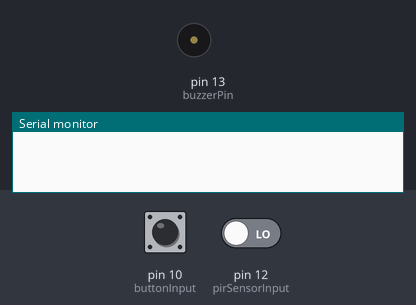
The sketch below on a simulated Arduino Uno, built with avr-gcc and run on an emulated ATmega328P. Parts: buzzer (waves = sounding, pin HIGH), the last lines printed to the serial monitor. The test bench sets the inputs (shaded band); at power-on: pin 12 (pirSensorInput) LOW, pin 10 (buttonInput) LOW.

Above: at 1.2 s.
1.3 s: pin 12 (pirSensorInput) driven HIGH
At 2.4 s:
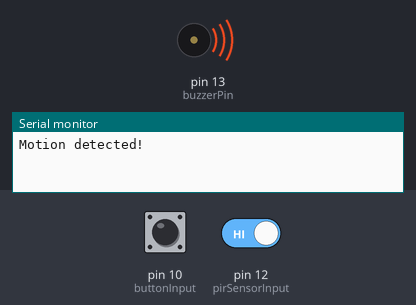
10.6 s: pin 12 (pirSensorInput) driven LOW
At 11.8 s:
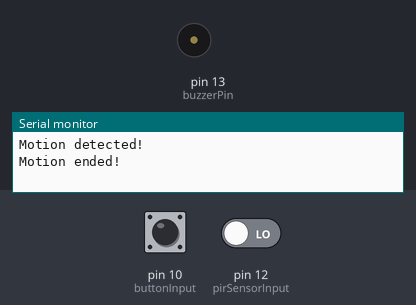
Timing chart, 0 to 13.6 s (numbered marks = the images above; inputs shaded):
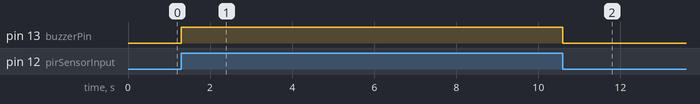

The sketch:

Spy_Scarf.ino
```cpp
const int buzzerPin = 13;
const int pirSensorInput = 12;
const int laserSensor = 11;
const int buttonInput = 10;


void setup() {
  // put your setup code here, to run once:
  pinMode(laserSensor, OUTPUT);
  pinMode(buzzerPin, OUTPUT);
  pinMode(buttonInput, INPUT);
  pinMode(pirSensorInput, INPUT);

  Serial.begin(9600);
}


int pirVal = 0;
int pirState = LOW;
int buttonState = LOW;
boolean laserState = false;

void loop() {
  pirVal = digitalRead(pirSensorInput);
  buttonState = digitalRead(buttonInput);
  if (pirVal == HIGH) {            // check if the input is HIGH
    digitalWrite(buzzerPin, HIGH);
    if (pirState == LOW) {
      Serial.println("Motion detected!");
      pirState = HIGH;
    }
  } else {
    digitalWrite(buzzerPin, LOW); // turn LED OFF
    if (pirState == HIGH){
      Serial.println("Motion ended!");
      pirState = LOW;
    }
  }

  if(buttonState == HIGH){
    Serial.println("Button pressed");
   laserState = !laserState;
   Serial.println(laserState);
   delay(400);
  }

  if(laserState){
    digitalWrite(laserSensor, HIGH);
    Serial.println("Laser is on!");
  }else{
    digitalWrite(laserSensor, LOW);
  }

}
```

Measured:
- after the input at 1.3 s, pin 13 (buzzerPin): LOW → HIGH at once
- after the input at 10.6 s, pin 13 (buzzerPin): HIGH → LOW at once
